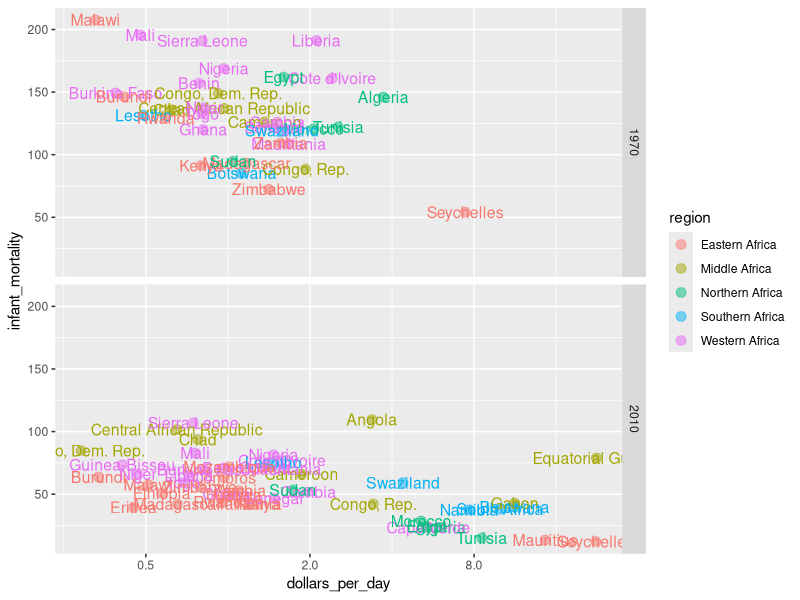

Write the R code that produced this figure.
## Cargamos las librerías y seleccionamos los datos
library(dplyr)
library(ggplot2)
library(dslabs)
data(gapminder)

## Creamos el nuevo dataset
gapminder_africa <- gapminder %>%
            mutate(dollars_per_day = gdp / population / 365) %>%
                filter(year %in% c(1970, 2010) & continent == "Africa" &
                 !is.na(gdp) & !is.na(infant_mortality))

## Scatterplot por region
gapminder_africa %>%
  ggplot(aes(dollars_per_day, infant_mortality,
        color = region, label = country)) +
  scale_x_continuous(trans = "log2") + # Cambiamos la escala de x
  geom_point(alpha = 0.5, size = 3) +
  geom_text(size = 4, show.legend = FALSE) +
  facet_grid(year ~ .)
